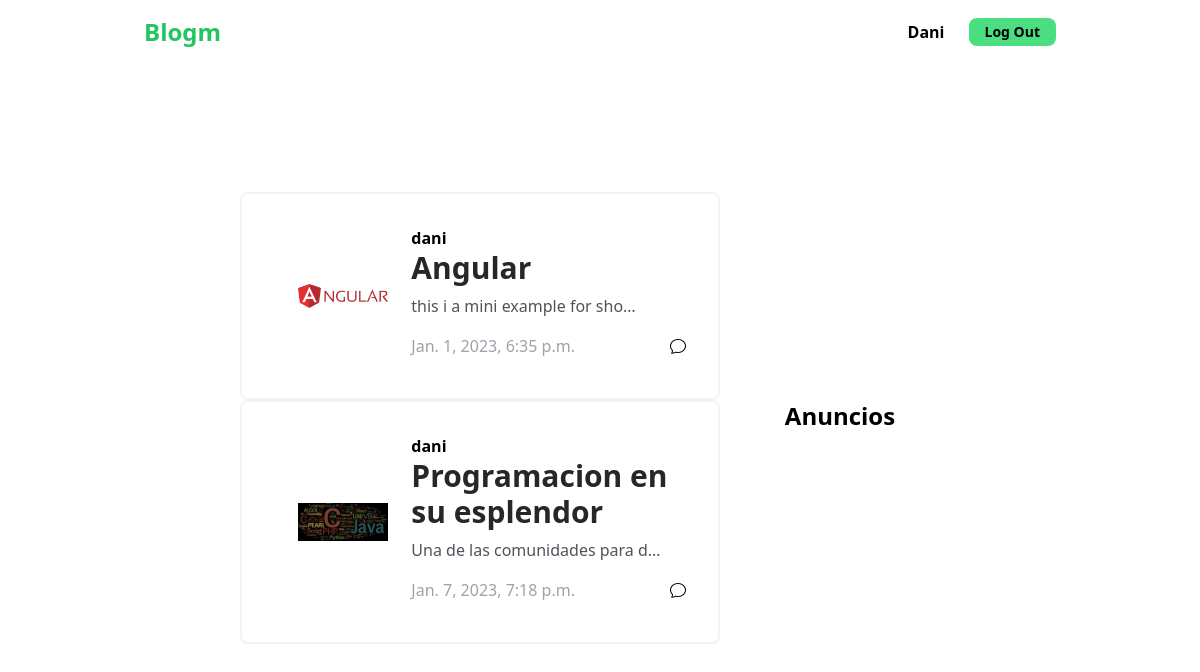
Screenshot of /blog/ (signed in) with the database file from the repository.
### unauthourized/models.py (models this page shows, shortened)
class Post(models.Model):
    user = models.ForeignKey(User, on_delete=models.CASCADE, null=True, blank=True)
    title = models.CharField(max_length=200)
    image = models.ImageField(upload_to='posts/images')
    content = models.TextField()
    created = models.DateTimeField(auto_now_add=True)
    class Meta:
        ordering = ['created']

### authenticated/views.py (the view)
# urls.py: path('', PostsListAll.as_view(), name='blog'),
class PostsListAll(LoginRequiredMixin, ListView):
    model = Post
    context_object_name = 'posts'
    template_name = 'blog.html'
    def get_context_data(self, **kwargs):
        context = super().get_context_data(**kwargs)
        context['posts'] = context['posts']
        return context

### templates/blog.html (shortened to what this page needs)
{% load static %}
{% include 'partials/layout.html' %}
{% block content %}
    {% include 'partials/menuBlog.html' %}
    <div class="w-screen py-48 px-60 grid grid-cols-3 ">
    {% for post in posts %}
        <a href="{% url 'post' post.id %}" class="col-span-2 p-8 grid grid-cols-3 h-auto border-2 border-zinc-100 rounded-lg">
                <div class="flex items-center justify-center">
                    <img src="{{ post.image.url}}" alt="{{post.title}}"  width="90">
                </div>
                <div class="col-start-2 col-end-4">
                    <p class="font-bold">{{ post.user.username }}</p>
                    <h3 class="font-bold text-3xl text-zinc-800">{{ post.title }}</h3>
                    <p class="text-zinc-600 my-2">{{ post.content | truncatechars:30 }}</p>
                    <div class="flex justify-between items-center">
                        <p class="text-zinc-400 my-2">{{ post.created }}</p>
                        <p class="0"><i class="bi bi-chat"></i></p>
                    </div>
                </div>
        </a>
    {% empty %}
        <h1>We dont have posts for show you</h1>
    {% endfor %}
                    <div>
                        <p class="text-center text-2xl font-bold">Anuncios</p>
        </div>
    </div>
{% endblock content %}

### templates/partials/layout.html (shortened to what this page needs)
{% load static %}
<!DOCTYPE html>
<html lang="en">
<head>
    <script src="https://cdn.tailwindcss.com"></script>
    <link rel="stylesheet" href="https://cdn.jsdelivr.net/npm/bootstrap-icons@1.10.3/font/bootstrap-icons.css">
    <link rel="stylesheet" type="text/css" href="{% static 'css/style.css' %}">
</head>
<body>
</body>
</html>

### templates/partials/menuBlog.html (shortened to what this page needs)
<header class="w-full py-4 pl-36 pr-36 flex justify-between items-center fixed top-0">
    <h1 class="text-2xl font-bold text-green-500">Blogm</h1>
    <nav class="flex gap-x-4 items-center font-bold">
        <p class="flex items-center">
            {{ request.user|title }}
        </p>
        <a href="{% url 'logout' %}">
            <button class="py-1 font-bold px-4 bg-green-400 text-sm ml-2 rounded-lg hover:bg-green-500">Log Out</button>
        </a>
    </nav>
</header>

### static/css/style.css (style rules this page uses)
* { margin: 0; padding: 0; box-sizing: border-box; }

### rows the page displays
Post: image (picture), user.username "dani", title "Angular", content "this i a mini example for sho…", created "Jan. 1, 2023, 6:35 p.m."
Post: image (picture), user.username "dani", title "Programacion en su esplendor", content "Una de las comunidades para d…", created "Jan. 7, 2023, 7:18 p.m."

### other values shown
{{ request.user|title }} "Dani"
